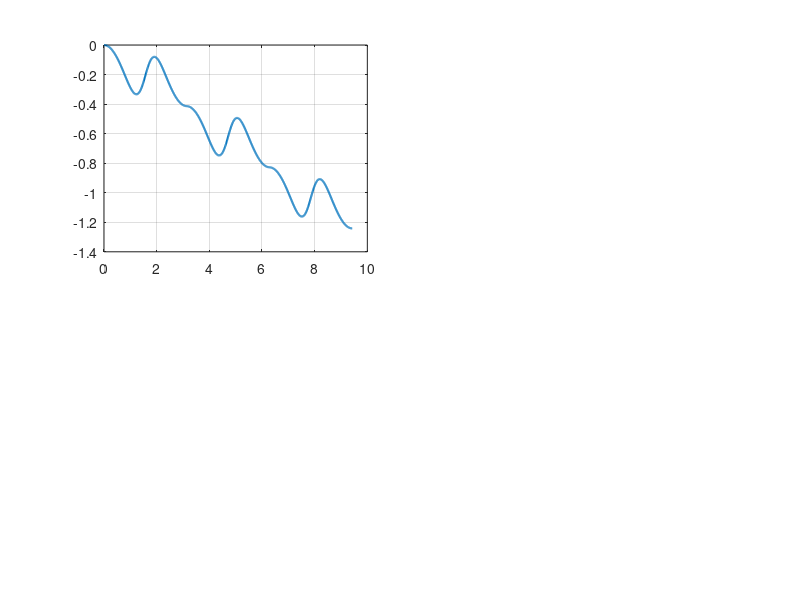

Source code (MATLAB): (Note: this script raises an error after producing the figure.)
%% main.m  -  Rotation with zero angular momentum (Problem 26)
% Solves the EoM for the plate angle phi(t) with ode45, plots the results
% and the trajectories of the masses, and animates the plate as seen from
% the fixed frame F.
%
% Notation (same as the write-up):
%   F      fixed frame with axes X', Y' (origin O')
%   O      plate frame, unit vectors ex, ey; O == O' for all time
%   phi    rotation of the plate relative to F (CCW positive)
%   theta  angle of m3 on its circle about B, measured from the plate x axis
%   m1, m2 welded at y = +2, -2;  m3 on circle about B = (2,0);  m4 = -m3

clc; close all; clear;

%% Parameters
d          = 2;      % |OB| = |OA| = distance of m1, m2 from O
R          = 1;      % radius of the circles
Lplate     = 4.2;    % half-width of the drawn plate (visual only)
nCycles    = 3;      % number of revolutions of m3/m4 (try 3 to see the ratchet)
nPerCycle  = 300;    % output points (= animation frames) per revolution
saveGif    = false;  % true -> also write the animation to a GIF
gifName    = 'zero_H_rotation.gif';

%% EoM from the AMB:  phi'' = f(t, phi')   (valid for 0 <= t <= pi)
ddphi = @(t, dp) -(pi*(2*cos(t).*cos(pi*cos(t)) - cos(t) + 2*pi*sin(pi*cos(t)) ...
        + 4*dp.*sin(t).*sin(pi*cos(t)) - 2*pi*cos(t).^2.*sin(pi*cos(t)))) ...
        ./ (4*cos(pi*cos(t)) - 9);

%% Solve with ode45, one revolution at a time
% State z = [phi; phi'].  Each revolution uses the local time
% tau = t - (c-1)*pi in [0, pi], so theta goes 0 -> 2*pi every cycle.
opts = odeset('RelTol', 1e-10, 'AbsTol', 1e-12);
t = [];  Z = [];
z = [0; 0];                                   % starts from rest
for c = 1:nCycles
    t0 = (c - 1)*pi;
    tc = linspace(t0, t0 + pi, nPerCycle).';
    [tk, Zk] = ode45(@(tt, zz) [zz(2); ddphi(tt - t0, zz(2))], tc, z, opts);
    z = Zk(end, :).';
    if c > 1                                  % drop duplicated boundary point
        tk(1) = [];  Zk(1, :) = [];
    end
    t = [t; tk];  Z = [Z; Zk];                %#ok<AGROW>
end
phi  = Z(:, 1);
dphi = Z(:, 2);
N    = numel(t);

% prescribed motion (unwrapped over cycles)
cyc  = min(floor(t/pi), nCycles - 1);
tau  = t - cyc*pi;
th   = pi*(1 - cos(tau)) + 2*pi*cyc;
dth  = pi*sin(tau);

%% Results
phiExact = nCycles*pi*(7/sqrt(65) - 1);
fprintf('Net rotation after %d revolution(s):\n', nCycles);
fprintf('  ode45       : phi = %+.8f rad  (%+.4f deg)\n', phi(end), rad2deg(phi(end)));
fprintf('  closed form : phi = %+.8f rad  (%+.4f deg)\n', phiExact, rad2deg(phiExact));

%% Positions and velocities in F (2 x N arrays, columns = time)
ex = [ cos(phi).';  sin(phi).'];
ey = [-sin(phi).';  cos(phi).'];
cth = cos(th).';  sth = sin(th).';

r1 =  d*ey;
r2 = -d*ey;
r3 = (d + R*cth).*ex + (R*sth).*ey;
r4 = -r3;

% velocities: d/dt ex = phi' ey,  d/dt ey = -phi' ex
v1 = -d*dphi.'.*ex;
v2 = -v1;
v3 = (-R*sth.*(dth.' + dphi.')).*ex + (R*cth.*dth.' + (d + R*cth).*dphi.').*ey;
v4 = -v3;

% angular momentum about O per unit mass (should stay 0)
crossz = @(r, v) r(1, :).*v(2, :) - r(2, :).*v(1, :);
Hz = crossz(r1, v1) + crossz(r2, v2) + crossz(r3, v3) + crossz(r4, v4);
fprintf('  max |H_z/m| over the motion = %.2e\n', max(abs(Hz)));

%% Plots: time histories
figure('Name', 'Time histories', 'Color', 'w', 'Position', [80 80 1000 650]);

subplot(2, 2, 1);
plot(t, phi, 'LineWidth', 1.5); hold on; grid on;
yline(phiExact, '--r', 'closed form');
xlabel('t'); ylabel('\phi [rad]'); title('Plate rotation \phi(t)');

subplot(2, 2, 2);
plot(t, dphi, 'LineWidth', 1.5); grid on;
xlabel('t'); ylabel('d\phi/dt [rad/s]'); title('Plate angular velocity');

subplot(2, 2, 3);
plot(t, th, 'LineWidth', 1.5); grid on;
xlabel('t'); ylabel('\theta [rad]'); title('Prescribed \theta(t) of m_3, m_4');

subplot(2, 2, 4);
plot(t, Hz, 'LineWidth', 1.5); grid on;
xlabel('t'); ylabel('H_z / m'); title('Angular momentum check (should be 0)');

%% Plots: trajectories
figure('Name', 'Trajectories', 'Color', 'w', 'Position', [120 120 1100 520]);

% (a) seen from the fixed frame F
subplot(1, 2, 1); hold on; axis equal; grid on; box on;
plot(r1(1, :), r1(2, :), 'k', 'LineWidth', 1.5);
plot(r2(1, :), r2(2, :), 'k', 'LineWidth', 1.5);
plot(r3(1, :), r3(2, :), 'r', 'LineWidth', 1.5);
plot(r4(1, :), r4(2, :), 'b', 'LineWidth', 1.5);
Pstart = [r1(:, 1) r2(:, 1) r3(:, 1) r4(:, 1)];
Pend   = [r1(:, N) r2(:, N) r3(:, N) r4(:, N)];
plot(Pstart(1, :), Pstart(2, :), 'ko', 'MarkerFaceColor', 'w', 'MarkerSize', 7);
plot(Pend(1, :),   Pend(2, :),   'ko', 'MarkerFaceColor', 'k', 'MarkerSize', 7);
plot([-Lplate Lplate], [0 0], 'Color', [0.6 0.6 0.6], 'LineStyle', '--');
plot([0 0], [-Lplate Lplate], 'Color', [0.6 0.6 0.6], 'LineStyle', '--');
plot(Lplate*[-ex(1, N) ex(1, N)], Lplate*[-ex(2, N) ex(2, N)], 'k:');
plot(Lplate*[-ey(1, N) ey(1, N)], Lplate*[-ey(2, N) ey(2, N)], 'k:');
xlabel('X'''); ylabel('Y''');
title(sprintf('Paths in F  (final plate axes dotted, \\phi = %.1f%s)', ...
      rad2deg(phi(end)), char(176)));
legend({'m_1', 'm_2', 'm_3', 'm_4'}, 'Location', 'southoutside', 'Orientation', 'horizontal');
axis([-1 1 -1 1]*(Lplate + 0.5));

% (b) seen from the plate frame O
subplot(1, 2, 2); hold on; axis equal; grid on; box on;
q = linspace(0, 2*pi, 200);
plot(0, d, 'ko', 'MarkerFaceColor', 'k', 'MarkerSize', 8);
plot(0, -d, 'ko', 'MarkerFaceColor', 'k', 'MarkerSize', 8);
plot(d + R*cos(q),  R*sin(q), 'r', 'LineWidth', 1.5);
plot(-d - R*cos(q), -R*sin(q), 'b', 'LineWidth', 1.5);
plot([-Lplate Lplate], [0 0], 'k--');
plot([0 0], [-Lplate Lplate], 'k--');
xlabel('x'); ylabel('y');
title('Same paths seen from the plate');
axis([-1 1 -1 1]*(Lplate + 0.5));

%% Animation (seen from F)
figA = figure('Name', 'Animation', 'Color', 'w', 'Position', [160 60 700 720]);
axA = axes('Parent', figA); hold(axA, 'on'); axis(axA, 'equal');
lim = Lplate*sqrt(2) + 0.3;
axis(axA, [-lim lim -lim lim]); box(axA, 'on');
xlabel(axA, 'X'''); ylabel(axA, 'Y''');

rot = @(a) [cos(a) -sin(a); sin(a) cos(a)];

% fixed axes of F
plot(axA, [-lim lim], [0 0], '--', 'Color', [0.7 0.7 0.7]);
plot(axA, [0 0], [-lim lim], '--', 'Color', [0.7 0.7 0.7]);
text(axA, lim - 0.5, 0.25, 'X''', 'Color', [0.5 0.5 0.5]);
text(axA, 0.15, lim - 0.3, 'Y''', 'Color', [0.5 0.5 0.5]);

% geometry in plate coordinates
plateP  = Lplate*[-1 1 1 -1; -1 -1 1 1];
xAxisP  = [-Lplate Lplate; 0 0];
yAxisP  = [0 0; -Lplate Lplate];
circB_P = [d + R*cos(q);  R*sin(q)];
circA_P = [-d + R*cos(q); R*sin(q)];

% graphics objects
hPlate = patch(axA, plateP(1, :), plateP(2, :), [0.93 0.93 0.93], ...
               'EdgeColor', [0.4 0.4 0.4], 'LineWidth', 1.5);
hXax   = plot(axA, xAxisP(1, :), xAxisP(2, :), 'k-', 'LineWidth', 1);
hYax   = plot(axA, yAxisP(1, :), yAxisP(2, :), 'k-', 'LineWidth', 1);
hCB    = plot(axA, circB_P(1, :), circB_P(2, :), ':', 'Color', [0.8 0.3 0.3]);
hCA    = plot(axA, circA_P(1, :), circA_P(2, :), ':', 'Color', [0.3 0.3 0.8]);
hLine  = plot(axA, [0 0], [0 0], 'k:', 'LineWidth', 1);            % m3-O-m4
hTr3   = plot(axA, NaN, NaN, 'r-', 'LineWidth', 1);                % trails
hTr4   = plot(axA, NaN, NaN, 'b-', 'LineWidth', 1);
hTr1   = plot(axA, NaN, NaN, 'k-', 'LineWidth', 1);
hTr2   = plot(axA, NaN, NaN, 'k-', 'LineWidth', 1);
hM12   = plot(axA, [0 0], [0 0], 'ko', 'MarkerFaceColor', 'k', 'MarkerSize', 12);
hM3    = plot(axA, 0, 0, 'ko', 'MarkerFaceColor', 'r', 'MarkerSize', 12);
hM4    = plot(axA, 0, 0, 'ko', 'MarkerFaceColor', 'b', 'MarkerSize', 12);
plot(axA, 0, 0, 'k+', 'MarkerSize', 10, 'LineWidth', 1.5);
hTxt   = text(axA, -lim + 0.3, lim - 0.4, '', 'FontSize', 11, 'FontName', 'Courier');
title(axA, 'Free plate, H = 0: masses m_3, m_4 circle, plate turns');

for kk = 1:N
    Q  = rot(phi(kk));
    Pp = Q*plateP;   Xa = Q*xAxisP;   Ya = Q*yAxisP;
    CB = Q*circB_P;  CA = Q*circA_P;

    set(hPlate, 'XData', Pp(1, :), 'YData', Pp(2, :));
    set(hXax,   'XData', Xa(1, :), 'YData', Xa(2, :));
    set(hYax,   'XData', Ya(1, :), 'YData', Ya(2, :));
    set(hCB,    'XData', CB(1, :), 'YData', CB(2, :));
    set(hCA,    'XData', CA(1, :), 'YData', CA(2, :));
    set(hLine,  'XData', [r3(1, kk) r4(1, kk)], 'YData', [r3(2, kk) r4(2, kk)]);
    set(hTr3,   'XData', r3(1, 1:kk), 'YData', r3(2, 1:kk));
    set(hTr4,   'XData', r4(1, 1:kk), 'YData', r4(2, 1:kk));
    set(hTr1,   'XData', r1(1, 1:kk), 'YData', r1(2, 1:kk));
    set(hTr2,   'XData', r2(1, 1:kk), 'YData', r2(2, 1:kk));
    set(hM12,   'XData', [r1(1, kk) r2(1, kk)], 'YData', [r1(2, kk) r2(2, kk)]);
    set(hM3,    'XData', r3(1, kk), 'YData', r3(2, kk));
    set(hM4,    'XData', r4(1, kk), 'YData', r4(2, kk));
    set(hTxt, 'String', sprintf('t     = %5.2f\ntheta = %6.1f deg\nphi   = %6.2f deg', ...
        t(kk), rad2deg(th(kk)), rad2deg(phi(kk))));
    drawnow;

    if saveGif
        frame = getframe(figA);
        [imind, cmap] = rgb2ind(frame2im(frame), 256);
        if kk == 1
            imwrite(imind, cmap, gifName, 'gif', 'LoopCount', inf, 'DelayTime', 0.03);
        else
            imwrite(imind, cmap, gifName, 'gif', 'WriteMode', 'append', 'DelayTime', 0.03);
        end
    else
        pause(0.01);
    end
end
